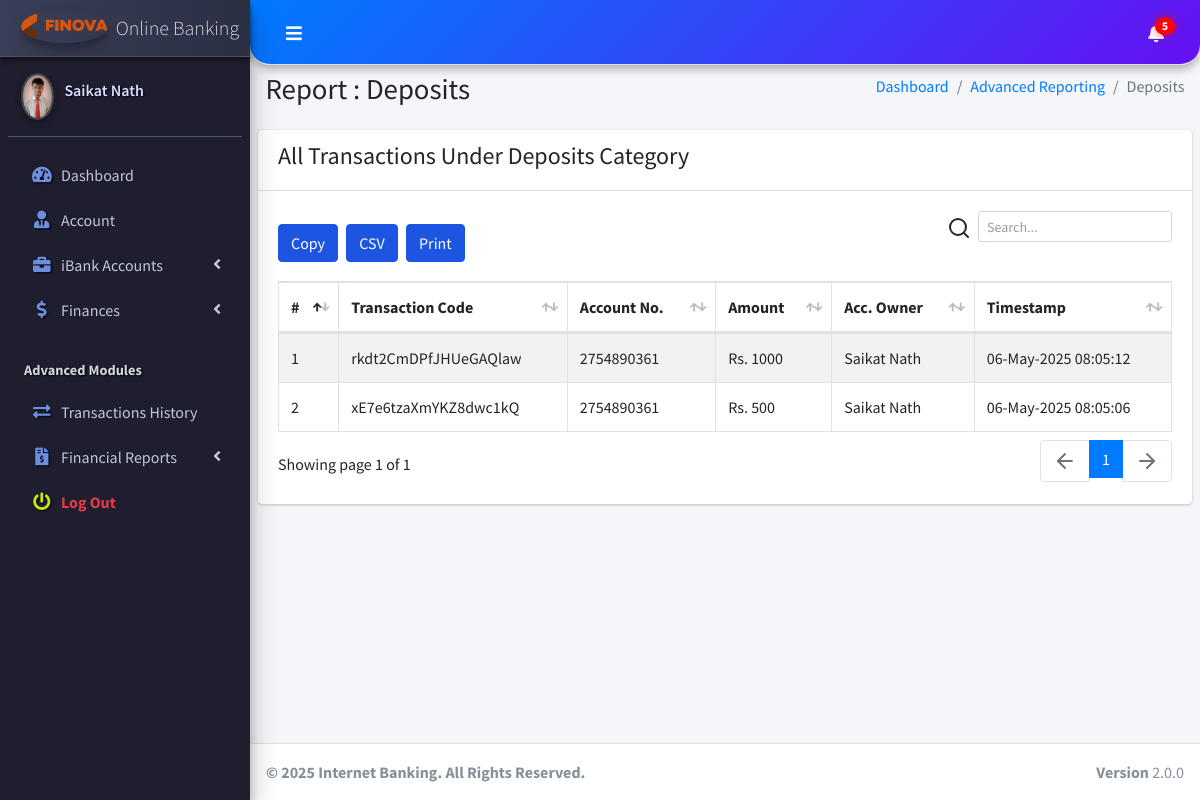
/client/pages_financial_reporting_deposits.php (signed in), run on the app's committed database.
### tables this page shows
CREATE TABLE `ib_systemsettings` (
  `id` int(20) NOT NULL,
  `sys_name` longtext NOT NULL,
  `sys_tagline` longtext NOT NULL,
  `sys_logo` varchar(200) NOT NULL
);

CREATE TABLE `ib_clients` (
  `client_id` int(11) NOT NULL,
  `name` varchar(200) NOT NULL,
  `national_id` varchar(200) NOT NULL,
  `phone` varchar(200) NOT NULL,
  `address` varchar(200) NOT NULL,
  `email` varchar(200) NOT NULL,
  `password` varchar(200) NOT NULL,
  `profile_pic` varchar(200) NOT NULL,
  `client_number` varchar(200) NOT NULL
);

CREATE TABLE `ib_transactions` (
  `tr_id` int(20) NOT NULL,
  `tr_code` varchar(200) NOT NULL,
  `account_id` varchar(200) NOT NULL,
  `acc_name` varchar(200) NOT NULL,
  `account_number` varchar(200) NOT NULL,
  `acc_type` varchar(200) NOT NULL,
  `acc_amount` varchar(200) NOT NULL,
  `tr_type` varchar(200) NOT NULL,
  `tr_status` varchar(200) NOT NULL,
  `client_id` varchar(200) NOT NULL,
  `client_name` varchar(200) NOT NULL,
  `client_national_id` varchar(200) NOT NULL,
  `transaction_amt` varchar(200) NOT NULL,
  `client_phone` varchar(200) NOT NULL,
  `receiving_acc_no` varchar(200) NOT NULL,
  `created_at` timestamp(6) NOT NULL DEFAULT current_timestamp(6) ON UPDATE current_timestamp(6),
  `receiving_acc_name` varchar(200) NOT NULL,
  `receiving_acc_holder` varchar(200) NOT NULL,
  `staff_id` varchar(100) DEFAULT NULL,
  `staff_name` varchar(200) DEFAULT NULL,
  `admin_id` int(11) DEFAULT NULL
);

### client/pages_financial_reporting_deposits.php (the view, shortened to what this page needs)
<!DOCTYPE html>
<html>
<?php include("dist/_partials/head.php"); ?>
<body class="hold-transition sidebar-mini layout-fixed layout-navbar-fixed">
  <div class="wrapper">
    <?php include("dist/_partials/nav.php"); ?>
    <?php include("dist/_partials/sidebar.php"); ?>
    <div class="content-wrapper">
      <section class="content-header">
        <div class="container-fluid">
          <div class="row mb-2">
            <div class="col-sm-6">
              <h1>Report : Deposits</h1>
            </div>
            <div class="col-sm-6">
              <ol class="breadcrumb float-sm-right">
                <li class="breadcrumb-item"><a href="pages_dashboard.php">Dashboard</a></li>
                <li class="breadcrumb-item"><a href="pages_financial_reporting_deposits.php">Advanced Reporting</a></li>
                <li class="breadcrumb-item active">Deposits</li>
              </ol>
            </div>
          </div>
        </div>
      </section>
      <section class="content">
        <div class="row">
          <div class="col-12">
            <div class="card">
              <div class="card-header">
                <h4>All Transactions Under Deposits Category</h4>
              </div>
              <div class="card-body">
                <table id="export" class="table table-hover table-bordered table-striped">
                  <thead>
                    <tr>
                      <th>#</th>
                      <th>Transaction Code</th>
                      <th>Account No.</th>
                      <th>Amount</th>
                      <th>Acc. Owner</th>
                      <th>Timestamp</th>
                    </tr>
                  </thead>
                  <tbody>
                    <?php
                    $client_id = $_SESSION['client_id'];
                    $ret = "SELECT * FROM  iB_Transactions  WHERE tr_type = 'Deposit' AND client_id =? ";
                    $stmt = $mysqli->prepare($ret);
                    $stmt->bind_param('i', $client_id);
                    $stmt->execute();
                    $res = $stmt->get_result();
                    $cnt = 1;
                    while ($row = $res->fetch_object()) {
                      $transTstamp = $row->created_at;
                    ?>
                      <tr>
                        <td><?php echo $cnt; ?></td>
                        <td><?php echo $row->tr_code; ?></a></td>
                        <td><?php echo $row->account_number; ?></td>
                        <td>Rs. <?php echo $row->transaction_amt; ?></td>
                        <td><?php echo $row->client_name; ?></td>
                        <td><?php echo date("d-M-Y h:m:s ", strtotime($transTstamp)); ?></td>
                      </tr>
                    <?php $cnt = $cnt + 1;
                    } ?>
                </table>
              </div>
            </div>
          </div>
        </div>
      </section>
    </div>
    <?php include("dist/_partials/footer.php"); ?>
  </div>
</body>
</html>

### client/dist/_partials/sidebar.php (shortened to what this page needs)
<aside class="main-sidebar sidebar-dark-primary elevation-4">
  <?php
$client_id = $_SESSION['client_id'];
  $ret = "SELECT * FROM  iB_clients  WHERE client_id = ? ";
  $stmt = $mysqli->prepare($ret);
  $stmt->bind_param('i', $client_id);
  $stmt->execute();
  $res = $stmt->get_result();
  while ($row = $res->fetch_object()) {
    $acc_status = 'Pending';
    $acc_qry = "SELECT acc_status FROM iB_bankAccounts WHERE client_id = ? LIMIT 1";
    $acc_stmt = $mysqli->prepare($acc_qry);
    $acc_stmt->bind_param('i', $client_id);
    $acc_stmt->execute();
    $acc_stmt->bind_result($acc_status);
    if ($row->profile_pic == '') {
      $profile_picture = "<img src='../admin/dist/img/user_icon.png' class=' elevation-2' alt='User Image'>
                ";
    } else {
      $profile_picture = "<img src='../admin/dist/img/$row->profile_pic' class='elevation-2' alt='User Image'>
                ";
    }
    $ret = "SELECT * FROM `iB_SystemSettings` ";
    $stmt = $mysqli->prepare($ret);
    $stmt->execute();
    $res = $stmt->get_result();
    while ($sys = $res->fetch_object()) {
  ?>
      <a href="pages_dashboard.php" class="brand-link">
        <img src="../admin/dist/img/<?php echo $sys->sys_logo;?>" alt="iBanking Logo" class="brand-image img-circle elevation-3" style="opacity: .8">
        <span class="brand-text font-weight-light"><?php echo $sys->sys_name;?></span>
      </a>
      <div class="sidebar">
        <div class="user-panel mt-3 pb-3 mb-3 d-flex">
          <div class="image">
            <?php echo $profile_picture; ?>
          </div>
          <div class="info">
            <a href="pages_dashboard.php" class="d-block"><?php echo $row->name; ?></a>
          </div>
        </div>
        <nav class="mt-2">
          <ul class="nav nav-pills nav-sidebar flex-column" data-widget="treeview" role="menu" data-accordion="false">
            <li class="nav-item has-treeview">
              <a href="pages_dashboard.php" class="nav-link">
                <i class="nav-icon fas fa-tachometer-alt"></i>
                <p>
                  Dashboard
                </p>
              </a>
            </li>
            <li class="nav-item">
              <a href="pages_account.php" class="nav-link">
                <i class="nav-icon fas fa-user-tie"></i>
                <p>
                  Account
                </p>
              </a>
            </li>
            <li class="nav-item has-treeview">
              <a href="#" class="nav-link">
                <i class="nav-icon fas fa-briefcase"></i>
                <p>
                  iBank Accounts
                  <i class="fas fa-angle-left right"></i>
                </p>
              </a>
            </li>
            <li class="nav-item has-treeview">
              <a href="#" class="nav-link <?php echo ($acc_status == 'Approved') ? '' : 'disabled-link'; ?>">
                <i class="nav-icon fas fa-dollar-sign"></i>
                <p>Finances<i class="fas fa-angle-left right"></i></p>
              </a>
            </li>
                       <li class="nav-header">Advanced Modules</li>
            <li class="nav-item">
              <a href="pages_transactions_engine.php" class="nav-link <?php echo ($acc_status == 'Approved') ? '' : 'disabled-link'; ?>">
                <i class="nav-icon fas fa-exchange-alt"></i>
                <p>Transactions History</p>
              </a>
            </li>
            <li class="nav-item has-treeview">
              <a href="#" class="nav-link <?php echo ($acc_status == 'Approved') ? '' : 'disabled-link'; ?>">
                <i class="nav-icon fas fa-file-invoice-dollar"></i>
                <p>Financial Reports<i class="fas fa-angle-left right"></i></p>
              </a>
            </li>
<li class="nav-item">
  <a href="pages_logout.php" class="nav-link" style="color: #e63946;">
    <i class="nav-icon fas fa-power-off" style="color: #c8eb0c !important;"></i>
    <p style="color: #e63946; font-weight: bold;">
      Log Out
    </p>
  </a>
</li>
          </ul>
        </nav>
      </div>
</aside>
<?php
    }
  } ?>

### client/dist/_partials/footer.php
<?php
$ret = "SELECT * FROM `iB_SystemSettings` ";
$stmt = $mysqli->prepare($ret);
$stmt->execute();
$res = $stmt->get_result();
while ($sys = $res->fetch_object()) {
?>
  <footer class="main-footer">
    <strong>&copy;
      2025 Internet Banking. All Rights Reserved.</strong>
    <div class="float-right d-none d-sm-inline-block">
      <b>Version</b> 2.0.0
    </div>
  </footer>
<?php } ?>

### client/dist/_partials/sidebar.php (style rules this page uses)
.main-sidebar { background: #1e1e2f; box-shadow: inset -3px -3px 7px #2c2c3e, inset 3px 3px 7px #0e0e1a; }
.main-sidebar .brand-link { background: linear-gradient(to right, #3a3f58, #2b2f44); box-shadow: 0 3px 5px rgba(0, 0, 0, 0.5); }
.main-sidebar .nav-link { transition: all 0.3s ease; border-radius: 10px; margin: 2px 5px; color: #c2c6dc !important; }
.nav-icon { color: #6d8ddf !important; text-shadow: 1px 1px 2px #000; }
.nav-header { color: #888ca9; font-weight: bold; padding-left: 15px; text-shadow: 1px 1px 2px #000; }
.user-panel .image img { border: 2px solid #444; box-shadow: 0 0 10px rgba(255, 255, 255, 0.1); border-radius: 50%; }
.user-panel .info a { color: #d9dcff; font-weight: 600; text-shadow: 1px 1px 2px #000; }

### data on the page
ib_clients: name "Saikat Nath"
ib_systemsettings: sys_logo (picture), sys_name "Online Banking", ib_clients.profile_pic (picture)
ib_transactions: tr_code "rkdt2CmDPfJHUeGAQlaw", account_number "2754890361", transaction_amt "1000", client_name "Saikat Nath", created_at "06-May-2025 08:05:12"
ib_transactions: tr_code "xE7e6tzaXmYKZ8dwc1kQ", account_number "2754890361", transaction_amt "500", client_name "Saikat Nath", created_at "06-May-2025 08:05:06"
